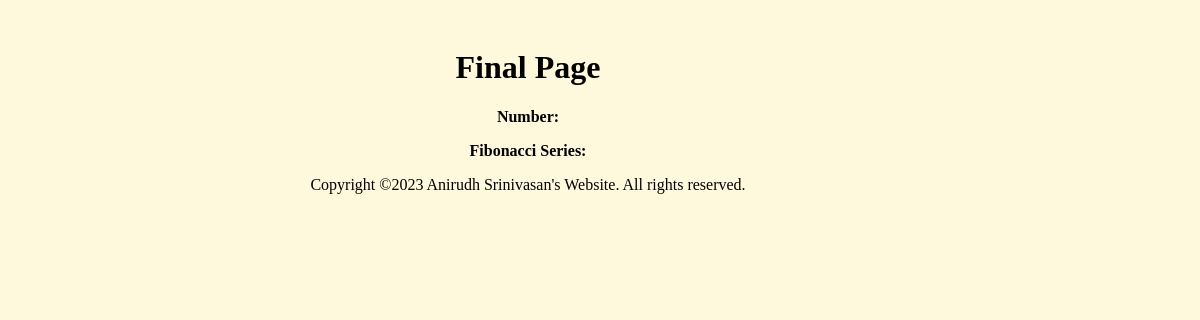
The page /final/8 on the database as committed earlier.
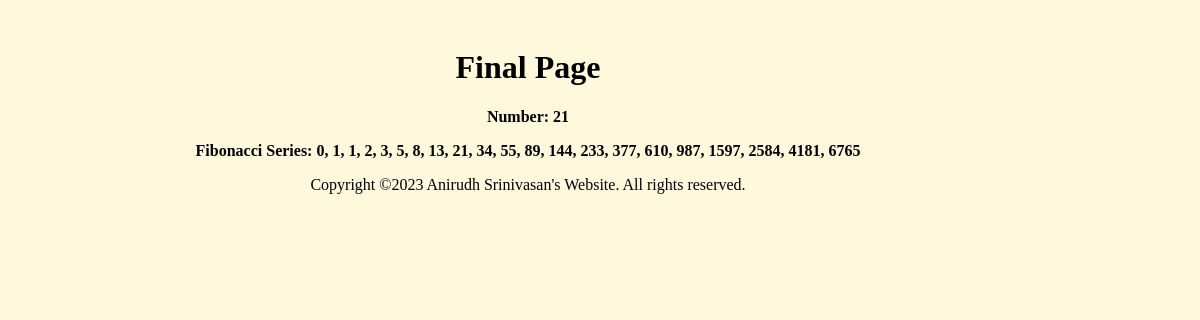
The same page on the database as committed later.
### app.py (models this page shows)
class FibDB(db.Model):
    id = db.Column(db.Integer, primary_key=True)
    number = db.Column(db.Integer,unique=True)
    fibonacci = db.Column(db.String)

### app.py (the view)
@app.route('/final/<int:f_id>')
def final(f_id):
    fibdb = FibDB.query.get(f_id)
    return render_template('final.html', res=fibdb)

### templates/final.html (shortened to what this page needs)
<!DOCTYPE html>
<html>
<head>
    <link rel="stylesheet" type="text/css" href="{{ url_for('static', filename='css/final.css') }}">
</head>
<body>
    <h1>Final Page</h1>
    <p><b>Number: {{ res.number }}</b></p>
    <p><b>Fibonacci Series: {{ res.fibonacci }}</b></p>
</body>
<footer>
    <p>Copyright &copy<span id="current-year"></span> Anirudh Srinivasan's Website. All rights reserved.</p>
</footer>
</html>

### static/css/final.css (style rules this page uses)
body { background-color: #FEF8DD; width: 1000px; height: 600px; padding: 20px; text-align: center; }

Rows that differ between the two databases and show on the page:
added FibDB: number "21", fibonacci "0, 1, 1, 2, 3, 5, 8, 13, 21, 34, 55, 89, 144, 233, 377, 610, 987, 1597, 2584, 4181, 6765"
